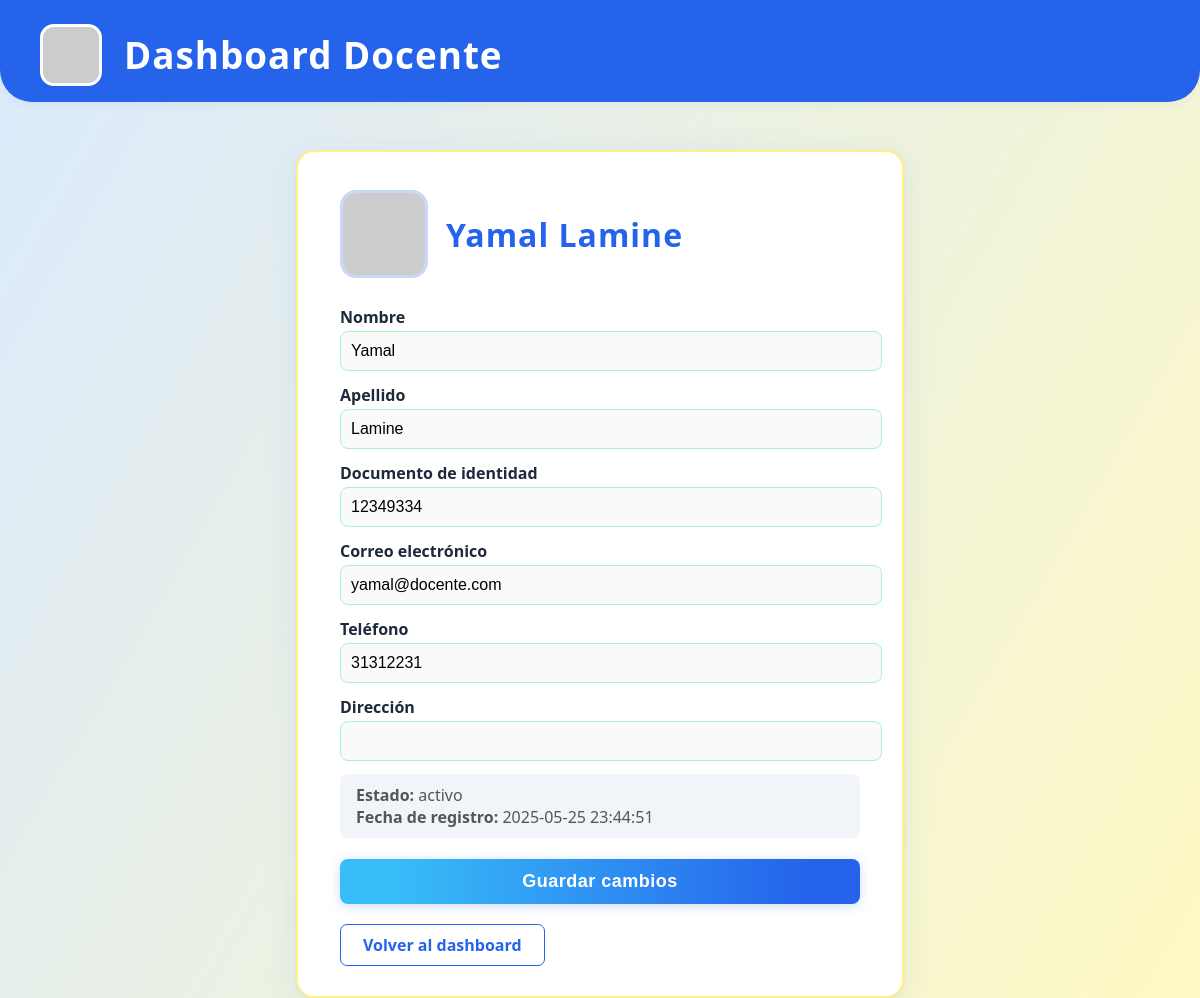
/colegio-dashboard/perfildoc.php (signed in), run on the app's committed database.
### tables this page shows
CREATE TABLE `usuarios` (
  `id_usuario` int(11) NOT NULL,
  `nombre` varchar(100) NOT NULL,
  `apellido` varchar(100) NOT NULL,
  `documento_identidad` varchar(50) NOT NULL,
  `tipo_usuario` enum('estudiante','docente','admin') NOT NULL,
  `email` varchar(255) NOT NULL,
  `telefono` varchar(20) DEFAULT NULL,
  `direccion` varchar(255) DEFAULT NULL,
  `estado` enum('activo','inactivo') NOT NULL,
  `fecha_registro` timestamp NOT NULL DEFAULT current_timestamp(),
  `password` varchar(255) NOT NULL
);

### colegio-dashboard/perfildoc.php (the view, shortened to what this page needs)
<?php
require_once 'includes/auth.php';
$id_docente = $_SESSION['usuario']['id_usuario'];
$stmt = $conn->prepare("
    SELECT nombre, apellido, documento_identidad, email, telefono, direccion, estado, fecha_registro
    FROM usuarios
    WHERE id_usuario = ?
    LIMIT 1
");
$stmt->bind_param("i", $id_docente);
$stmt->execute();
$docente = $stmt->get_result()->fetch_assoc();
?>
<!DOCTYPE html>
<html lang="es">
<head>
    <link rel="stylesheet" href="assets/dashboard.css">
</head>
<body>
<?php include 'header_dashboard.php'; ?>
<div class="perfil-container">
    <div class="perfil-header">
        <img src="https://ui-avatars.com/api/?name=<?php echo urlencode($docente['nombre'].' '.$docente['apellido']); ?>&background=dbeafe&color=2563eb&rounded=true&size=128" alt="Avatar Docente">
        <div class="nombre">
            <?php echo htmlspecialchars($docente['nombre'] . ' ' . $docente['apellido']); ?>
        </div>
    </div>
    <form method="post" class="perfil-form" autocomplete="off">
        <label for="nombre">Nombre</label>
        <input type="text" required name="nombre" id="nombre" value="<?php echo htmlspecialchars($docente['nombre']); ?>">
        <label for="apellido">Apellido</label>
        <input type="text" required name="apellido" id="apellido" value="<?php echo htmlspecialchars($docente['apellido']); ?>">
        <label for="documento_identidad">Documento de identidad</label>
        <input type="text" required name="documento_identidad" id="documento_identidad" value="<?php echo htmlspecialchars($docente['documento_identidad']); ?>">
        <label for="email">Correo electrónico</label>
        <input type="email" required name="email" id="email" value="<?php echo htmlspecialchars($docente['email']); ?>">
        <label for="telefono">Teléfono</label>
        <input type="text" name="telefono" id="telefono" value="<?php echo htmlspecialchars($docente['telefono'] ?? ''); ?>">
        <label for="direccion">Dirección</label>
        <input type="text" name="direccion" id="direccion" value="<?php echo htmlspecialchars($docente['direccion'] ?? ''); ?>">
        <div class="readonly-info">
            <strong>Estado:</strong> <?php echo htmlspecialchars($docente['estado']); ?><br>
            <strong>Fecha de registro:</strong> <?php echo htmlspecialchars($docente['fecha_registro']); ?>
        </div>
        <button type="submit">Guardar cambios</button>
    </form>
    <a href="teacher_dashboard.php" class="volver">Volver al dashboard</a>
</div>
</body>
</html>

### colegio-dashboard/assets/dashboard.css (style rules this page uses)
body { background: linear-gradient(120deg, #dbeafe 0%, #fef9c3 100%); font-family: 'Segoe UI', 'Nunito', Arial, sans-serif; margin: 0; padding: 0; min-height: 100vh; }
input, select { padding: 10px; border: 1.5px solid #a7f3d0; border-radius: 8px; font-size: 15px; outline: none; background: #f9fafb; transition: border-color 0.2s, box-shadow 0.2s; }
button { background: linear-gradient(90deg, #38bdf8 10%, #2563eb 90%); color: #fff; border: none; padding: 10px 18px; border-radius: 8px; font-size: 15px; font-weight: 700; cursor: pointer; margin-top: 0; letter-spacing: 0.5px; transition: background 0.17s, box-shadow 0.17s; box-shadow: 0 2px 12px #2563eb3a; }

### colegio-dashboard/perfildoc.php (style rules this page uses)
.perfil-container { max-width: 520px; margin: 48px auto 0 auto; background: #fff; border-radius: 18px; box-shadow: 0 6px 32px rgba(37,99,235,0.09), 0 1.5px 4px rgba(0,0,0,0.04); padding: 38px 42px 30px 42px; border: 2px solid #fef08a; }
.perfil-header { display: flex; align-items: center; gap: 18px; margin-bottom: 28px; }
.perfil-header img { width: 82px; height: 82px; border-radius: 16px; border: 3px solid #2563eb33; background: #f1f5f9; object-fit: cover; }
.perfil-header .nombre { font-size: 2em; font-weight: bold; color: #2563eb; letter-spacing: 1px; }
.perfil-form label { font-weight: 600; color: #1e293b; display: block; margin-bottom: 3px; }
.perfil-form input { width: 100%; margin-bottom: 13px; padding: 10px; border-radius: 8px; border: 1.5px solid #a7f3d0; background: #f9fafb; font-size: 16px; }
.perfil-form button { background: linear-gradient(90deg, #38bdf8 10%, #2563eb 90%); color: #fff; border: none; padding: 12px 0; border-radius: 8px; font-size: 18px; font-weight: 700; cursor: pointer; margin-top: 8px; letter-spacing: 0.5px; transition: background 0.17s, box-shadow 0.17s; box-shadow: 0 2px 12px #2563eb3a; width: 100%; }
.readonly-info { background: #f1f5f9; border-radius: 7px; padding: 10px 16px; margin-bottom: 13px; color: #555; }
.volver { margin-top: 20px; display: inline-block; background: none; color: #2563eb; border: 1.5px solid #2563eb; border-radius: 7px; padding: 9px 22px; font-weight: 700; text-decoration: none; transition: background 0.16s, color 0.16s; }

### data on the page
usuarios: nombre+apellido "Yamal Lamine", nombre "Yamal", apellido "Lamine", documento_identidad "12349334", email "yamal@docente.com", telefono "31312231", estado "activo", fecha_registro "2025-05-25 23:44:51"
